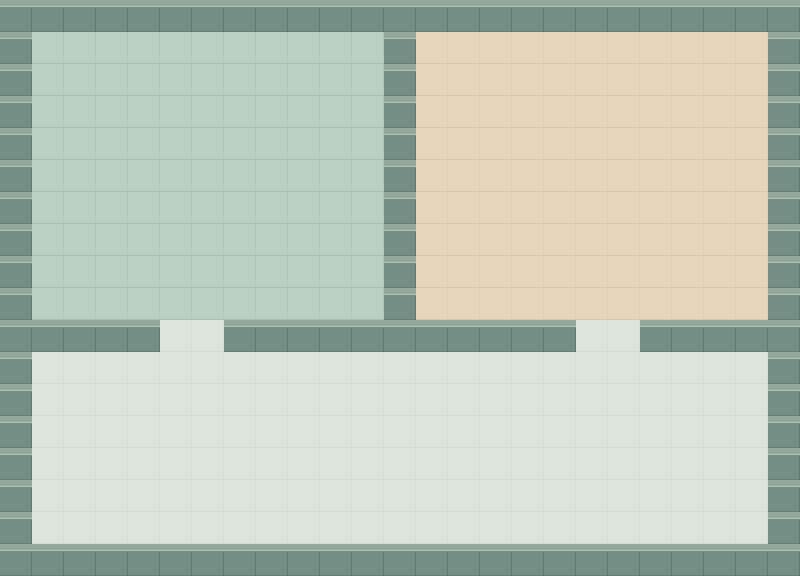

Tiled map render using the project's own tile images. Description and the whole map definition, tile-layer contents included, below:
An orthogonal 25x18 tile map with 32x32 px tiles, 2 tile layers (Terra, Parets) and 5 objects (George, Reunions, Cafè, Monitor Reunions, Monitor Cafè).

<map version="1.10" tiledversion="1.11.2" orientation="orthogonal" renderorder="right-down" width="25" height="18" tilewidth="32" tileheight="32" infinite="0" nextlayerid="4" nextobjectid="6">
  <tileset firstgid="1" name="pixel_office" tilewidth="32" tileheight="32" tilecount="4" columns="4">
    <image source="../tilesets/pixel_office.png" width="128" height="32" />
    <tile id="2">
      <properties>
        <property name="collides" type="bool" value="true" />
      </properties>
    </tile>
  </tileset>
  <layer id="1" name="Terra" width="25" height="18">
    <data encoding="csv">
2,2,2,2,2,2,2,2,2,2,2,2,1,4,4,4,4,4,4,4,4,4,4,4,4,
2,2,2,2,2,2,2,2,2,2,2,2,1,4,4,4,4,4,4,4,4,4,4,4,4,
2,2,2,2,2,2,2,2,2,2,2,2,1,4,4,4,4,4,4,4,4,4,4,4,4,
2,2,2,2,2,2,2,2,2,2,2,2,1,4,4,4,4,4,4,4,4,4,4,4,4,
2,2,2,2,2,2,2,2,2,2,2,2,1,4,4,4,4,4,4,4,4,4,4,4,4,
2,2,2,2,2,2,2,2,2,2,2,2,1,4,4,4,4,4,4,4,4,4,4,4,4,
2,2,2,2,2,2,2,2,2,2,2,2,1,4,4,4,4,4,4,4,4,4,4,4,4,
2,2,2,2,2,2,2,2,2,2,2,2,1,4,4,4,4,4,4,4,4,4,4,4,4,
2,2,2,2,2,2,2,2,2,2,2,2,1,4,4,4,4,4,4,4,4,4,4,4,4,
2,2,2,2,2,2,2,2,2,2,2,2,1,4,4,4,4,4,4,4,4,4,4,4,4,
1,1,1,1,1,1,1,1,1,1,1,1,1,1,1,1,1,1,1,1,1,1,1,1,1,
1,1,1,1,1,1,1,1,1,1,1,1,1,1,1,1,1,1,1,1,1,1,1,1,1,
1,1,1,1,1,1,1,1,1,1,1,1,1,1,1,1,1,1,1,1,1,1,1,1,1,
1,1,1,1,1,1,1,1,1,1,1,1,1,1,1,1,1,1,1,1,1,1,1,1,1,
1,1,1,1,1,1,1,1,1,1,1,1,1,1,1,1,1,1,1,1,1,1,1,1,1,
1,1,1,1,1,1,1,1,1,1,1,1,1,1,1,1,1,1,1,1,1,1,1,1,1,
1,1,1,1,1,1,1,1,1,1,1,1,1,1,1,1,1,1,1,1,1,1,1,1,1,
1,1,1,1,1,1,1,1,1,1,1,1,1,1,1,1,1,1,1,1,1,1,1,1,1
</data>
  </layer>
  <layer id="2" name="Parets" width="25" height="18">
    <data encoding="csv">
3,3,3,3,3,3,3,3,3,3,3,3,3,3,3,3,3,3,3,3,3,3,3,3,3,
3,0,0,0,0,0,0,0,0,0,0,0,3,0,0,0,0,0,0,0,0,0,0,0,3,
3,0,0,0,0,0,0,0,0,0,0,0,3,0,0,0,0,0,0,0,0,0,0,0,3,
3,0,0,0,0,0,0,0,0,0,0,0,3,0,0,0,0,0,0,0,0,0,0,0,3,
3,0,0,0,0,0,0,0,0,0,0,0,3,0,0,0,0,0,0,0,0,0,0,0,3,
3,0,0,0,0,0,0,0,0,0,0,0,3,0,0,0,0,0,0,0,0,0,0,0,3,
3,0,0,0,0,0,0,0,0,0,0,0,3,0,0,0,0,0,0,0,0,0,0,0,3,
3,0,0,0,0,0,0,0,0,0,0,0,3,0,0,0,0,0,0,0,0,0,0,0,3,
3,0,0,0,0,0,0,0,0,0,0,0,3,0,0,0,0,0,0,0,0,0,0,0,3,
3,0,0,0,0,0,0,0,0,0,0,0,3,0,0,0,0,0,0,0,0,0,0,0,3,
3,3,3,3,3,0,0,3,3,3,3,3,3,3,3,3,3,3,0,0,3,3,3,3,3,
3,0,0,0,0,0,0,0,0,0,0,0,0,0,0,0,0,0,0,0,0,0,0,0,3,
3,0,0,0,0,0,0,0,0,0,0,0,0,0,0,0,0,0,0,0,0,0,0,0,3,
3,0,0,0,0,0,0,0,0,0,0,0,0,0,0,0,0,0,0,0,0,0,0,0,3,
3,0,0,0,0,0,0,0,0,0,0,0,0,0,0,0,0,0,0,0,0,0,0,0,3,
3,0,0,0,0,0,0,0,0,0,0,0,0,0,0,0,0,0,0,0,0,0,0,0,3,
3,0,0,0,0,0,0,0,0,0,0,0,0,0,0,0,0,0,0,0,0,0,0,0,3,
3,3,3,3,3,3,3,3,3,3,3,3,3,3,3,3,3,3,3,3,3,3,3,3,3
</data>
  </layer>
  <objectgroup id="3" name="Objectes">
    <object id="1" name="George" x="400" y="485" width="0" height="0">
      <point />
      <properties>
        <property name="tipus" type="string" value="spawn" />
      </properties>
    </object>
    <object id="2" name="Reunions" x="48" y="48" width="320" height="256">
      <properties>
        <property name="tipus" type="string" value="zona" />
        <property name="nomSala" type="string" value="Sala de Reunions" />
        <property name="titolMonitor" type="string" value="Reunions · Canal 01" />
        <property name="streamUrl" type="string" value="https://interactive-examples.mdn.mozilla.net/media/cc0-videos/flower.mp4" />
      </properties>
    </object>
    <object id="3" name="Cafè" x="432" y="48" width="320" height="256">
      <properties>
        <property name="tipus" type="string" value="zona" />
        <property name="nomSala" type="string" value="Zona Cafè" />
        <property name="titolMonitor" type="string" value="Càmera Descans · Canal 02" />
        <property name="streamUrl" type="string" value="https://media.w3.org/2010/05/sintel/trailer.mp4" />
      </properties>
    </object>
    <object id="4" name="Monitor Reunions" x="160" y="106" width="96" height="54">
      <properties>
        <property name="tipus" type="string" value="monitor" />
        <property name="zonaId" type="string" value="2" />
      </properties>
    </object>
    <object id="5" name="Monitor Cafè" x="568" y="153" width="96" height="54">
      <properties>
        <property name="tipus" type="string" value="monitor" />
        <property name="zonaId" type="string" value="3" />
      </properties>
    </object>
  </objectgroup>
</map>
